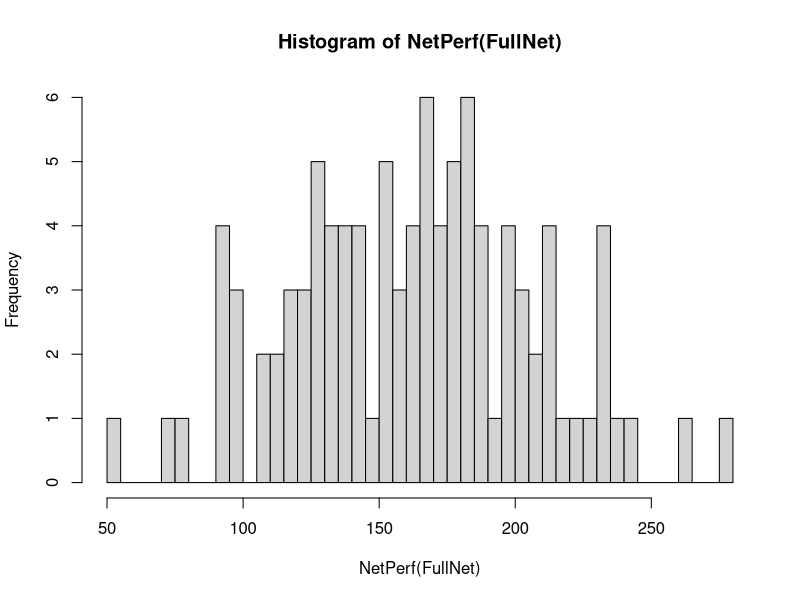
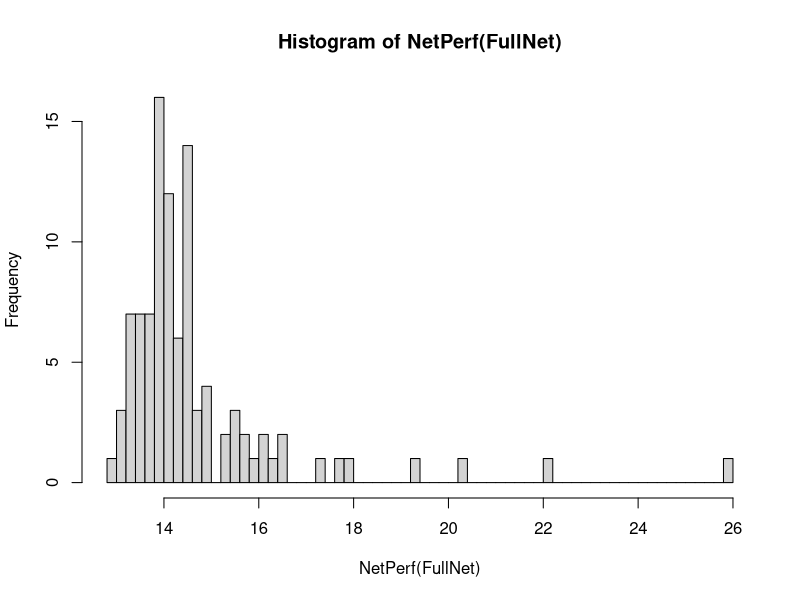
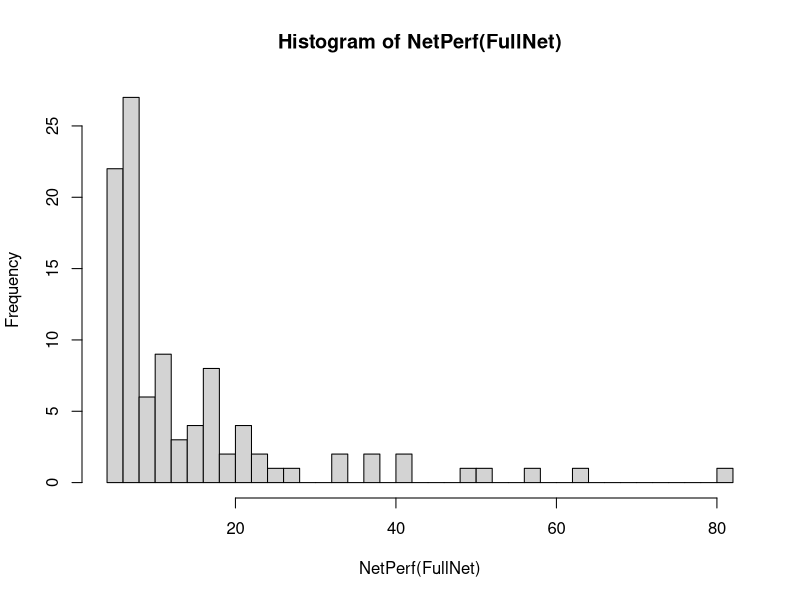

Here is the R script that generated these plots, in order: (Note: this script raises an error after producing the figures.)
########################################################################################
##
##  Particle Swarm Optimization of Neural Networks
##
##  This code is very much still in development. Many future updates are expected!
##
##  TODO:
##    - Create an efficient 'stopping' solution
##    - Efficient method of assessing progression
##    - Merge data pre-processing funcitons
##    - Convert to Object-orienting programming format
##    - Optimize!!!
##
########################################################################################

## 3 input 3 output NN
## data structure row = samples, col = var
In.Data<-matrix(0,nrow=dim(iris),ncol=4)
In.Data[,1]<-iris$Sepal.Length
In.Data[,2]<-iris$Sepal.Width
In.Data[,3]<-iris$Petal.Length
In.Data[,4]<-iris$Petal.Width
Out.Data<-matrix(0,nrow=dim(iris),ncol=3)
Out.Data[which(iris$Species=="setosa"),1]<-1
Out.Data[which(iris$Species=="versicolor"),2]<-1
Out.Data[which(iris$Species=="virginica"),3]<-1
In.Data<-scale(In.Data)

#data<-matrix(0, nrow=nSamples, ncol=nInput)
Train.split<-sample(1:nrow(In.Data),round(0.8*nrow(In.Data)),replace=F)
Test<-setdiff(1:nrow(In.Data),Train.split)
data<-In.Data[Train.split,]
data.out<-Out.Data[Train.split,]

### Find the NN with the lowest MSE
GetBest<-function(net) {
  n<-net$number
  best.MSE<-net$Best$MSE
  best.i<-net$Best$i
  for(i in 1:n) {
    if(eval(parse(text=paste("net$Net",i,"$MSE",sep="")))<best.MSE) {
      best.MSE<-eval(parse(text=paste("net$Net",i,"$MSE",sep="")))
      best.i<-i
      net$Best$i<-i
    }
  }
  print(c(best.MSE,best.i))
}

BuildNet<-function(Input,Output,nNeurons,nParticles) {
  data.append<-cbind(Input,rep(1,nrow(Input)))
  nInput<-ncol(Input)
  nOutputs<-ncol(Output)
  nNeuronsL1<-nNeurons
  nNeuronsL2<-nOutputs
  
  FullNet<-list()
  FullNet$data<-data.append
  FullNet$data.out<-Output
  FullNet$number<-nParticles
  FullNet$Best$MSE<-1E20
  FullNet$Best$i<-0
  FullNet$Best$NNL1<-matrix(0,nrow=ncol(data.append),ncol=nNeuronsL1+1)
  FullNet$Best$NNL2<-matrix(0,nrow=ncol(FullNet$Best$NNL1),ncol=nOutputs)
  for(i in 1:FullNet$number) {
    NNL1<-matrix(3*rnorm(ncol(data.append)*(nNeuronsL1+1)),nrow=ncol(data.append),ncol=nNeuronsL1+1)
    NNL1[,ncol(NNL1)]<-c(rep(0,nrow(NNL1)-1),10)
    NNL2<-matrix(3*rnorm(ncol(NNL1)*nNeuronsL2),nrow=ncol(NNL1),ncol=nNeuronsL2)
    
    vNNL1<-0.1*NNL1
    vNNL1[nrow(vNNL1),ncol(vNNL1)]<-0
    vNNL2<-0.1*NNL2
    
    NNL1.val<-data.append%*%NNL1
    NNL1.val<-tanh(NNL1.val)
    
    NNL2.val<-NNL1.val%*%NNL2
    
    output<-1/(1+exp(NNL2.val))
    
    MSE<-sum((output-data.out)^2)
    
    eval(parse(text=paste("FullNet$Net",i,"$NNL1<-NNL1",sep="")))
    eval(parse(text=paste("FullNet$Net",i,"$NNL2<-NNL2",sep="")))
    eval(parse(text=paste("FullNet$Net",i,"$MSE<-MSE",sep="")))
    
    eval(parse(text=paste("FullNet$Net",i,"$pNNL1<-NNL1",sep="")))
    eval(parse(text=paste("FullNet$Net",i,"$pNNL2<-NNL2",sep="")))
    eval(parse(text=paste("FullNet$Net",i,"$pMSE<-MSE",sep="")))
    
    eval(parse(text=paste("FullNet$Net",i,"$vNNL1<-vNNL1",sep="")))
    eval(parse(text=paste("FullNet$Net",i,"$vNNL2<-vNNL2",sep="")))
  }
  return(FullNet)
}

PrimeNet<-function(net) {
  n<-net$number
  for(i in 1:n) {
    NNL1<-matrix(3*rnorm(nrow(net$Best$NNL1)*ncol(net$Best$NNL1)),nrow=nrow(net$Best$NNL1),ncol=ncol(net$Best$NNL1))
    NNL1[,ncol(NNL1)]<-c(rep(0,nrow(NNL1)-1),10)
    NNL2<-matrix(3*rnorm(nrow(net$Best$NNL2)*ncol(net$Best$NNL2)),nrow=nrow(net$Best$NNL2),ncol=ncol(net$Best$NNL2))
    
    NNL1.val<-net$data%*%NNL1
    NNL1.val<-tanh(NNL1.val)
    
    NNL2.val<-NNL1.val%*%NNL2
    
    output<-1/(1+exp(NNL2.val))
    
    MSE<-sum((output-net$data.out)^2)
    
    eval(parse(text=paste("net$Net",i,"$NNL1<-NNL1",sep="")))
    eval(parse(text=paste("net$Net",i,"$NNL2<-NNL2",sep="")))
    eval(parse(text=paste("net$Net",i,"$MSE<-MSE",sep="")))
    
    if(MSE < eval(parse(text=paste("net$Net",i,"$pMSE",sep="")))) {
      eval(parse(text=paste("net$Net",i,"$pMSE<-MSE",sep="")))
      eval(parse(text=paste("net$Net",i,"$pNNL1<-NNL1",sep="")))
      eval(parse(text=paste("net$Net",i,"$pNNL2<-NNL2",sep="")))
    }
    
    if(MSE < net$Best$MSE) {
      net$Best$MSE<-MSE
      net$Best$NNL1<-NNL1
      net$Best$NNL2<-NNL2
      net$Best$i<-i
    }
  }
  return(net)
}

LearnNet<-function(net) {
  n<-net$number
  bNNL1<-net$Best$NNL1
  bNNL2<-net$Best$NNL2
  bMSE<-net$Best$MSE
  for(i in 1:n) {
    eval(parse(text=paste("vNNL1<-net$Net",i,"$vNNL1",sep="")))
    eval(parse(text=paste("vNNL2<-net$Net",i,"$vNNL2",sep="")))
    eval(parse(text=paste("pNNL1<-net$Net",i,"$pNNL1",sep="")))
    eval(parse(text=paste("pNNL2<-net$Net",i,"$pNNL2",sep="")))
    eval(parse(text=paste("NNL1<-net$Net",i,"$NNL1",sep="")))
    eval(parse(text=paste("NNL2<-net$Net",i,"$NNL2",sep="")))
    vNNL1<-0.7*vNNL1 + runif(1)*1.4*(bNNL1-NNL1) + runif(1)*1.4*(pNNL1-pNNL1)
    vNNL2<-0.7*vNNL2 + runif(1)*1.4*(bNNL2-NNL2) + runif(1)*1.4*(pNNL2-pNNL2)
    vNNL1[vNNL1>2]<-2
    vNNL1[vNNL1<(-2)]<-(-2)
    vNNL2[vNNL2>10]<-10
    vNNL2[vNNL2<(-10)]<-(-10)
    NNL1<-NNL1+vNNL1
    NNL2<-NNL2+vNNL2
    eval(parse(text=paste("net$Net",i,"$vNNL1<-vNNL1",sep="")))
    eval(parse(text=paste("net$Net",i,"$vNNL2<-vNNL2",sep="")))
    eval(parse(text=paste("net$Net",i,"$NNL1<-NNL1",sep="")))
    eval(parse(text=paste("net$Net",i,"$NNL2<-NNL2",sep="")))

    MSE<-EvalNet(net,i)
    eval(parse(text=paste("net$Net",i,"$MSE<-MSE",sep="")))
    
    if(MSE<eval(parse(text=paste("net$Net",i,"$pMSE",sep="")))) {
      eval(parse(text=paste("net$Net",i,"$pNNL1<-NNL1",sep="")))
      eval(parse(text=paste("net$Net",i,"$pNNL2<-NNL2",sep="")))
      eval(parse(text=paste("net$Net",i,"$pNNL2<-MSE",sep="")))  
    }
    if(MSE<bMSE) {
      net$Best$NNL1<-NNL1
      net$Best$NNL2<-NNL2
      net$Best$MSE<-MSE
    }
  }
  return(net)
}

EvalNet<-function(net,selected) {
  NNL1.val<-net$data%*%eval(parse(text=paste("net$Net",selected,"$NNL1",sep="")))
  NNL1.val<-tanh(NNL1.val)

  NNL2.val<-NNL1.val%*%eval(parse(text=paste("net$Net",selected,"$NNL2",sep="")))

  output<-1/(1+exp(NNL2.val))

  MSE<-sum((output-data.out)^2)
  return(MSE)
}

NetPerf<-function(net,selected=NULL) {
  if(is.null(selected)) {
  n<-net$number
  MSE.all<-numeric(n)
  for(i in 1:n) {
    MSE.all[i]<-eval(parse(text=paste("net$Net",i,"$MSE",sep="")))
  }
  return(MSE.all)
  } else if(is.numeric(selected)) {
    return(eval(parse(text=paste("net$Net",selected,"$MSE",sep=""))))
  }
}

NetPredict<-function(net,data.in) {
  data.append<-cbind(data.in,rep(1,nrow(data.in)))
  NNL1.val<-data.append%*%net$NNL1
  NNL1.val<-tanh(NNL1.val)
  
  NNL2.val<-NNL1.val%*%net$NNL2
  
  output<-1/(1+exp(NNL2.val))
  
  return(output)
}



##############################################################################
FullNet<-BuildNet(data,data.out,4,100)
GetBest(FullNet)
hist(NetPerf(FullNet),breaks=50)
for(i in 1:50) {
  FullNet<-LearnNet(FullNet)
}
GetBest(FullNet)
hist(NetPerf(FullNet),breaks=50)

Predicted<-NetPredict(FullNet$Net50,In.Data[Test,])
round(Predicted,1)-Out.Data[Test,]

for(i in 1:50) {
  FullNet<-PrimeNet(FullNet)
}

for(i in 1:10){
  FullNet<-LearnNet(FullNet)
}
GetBest(FullNet)
hist(NetPerf(FullNet),breaks=50)

Predicted<-NetPredict(FullNet$Net154,In.Data[Test,])
round(Predicted,1)-Out.Data[Test,]


GetBest(FullNet)
for(n in 1:3) {
  FullNet<-PrimeNet(FullNet)
  for(i in 1:50){
    FullNet<-LearnNet(FullNet)
  }
}
GetBest(FullNet)
hist(NetPerf(FullNet),breaks=50)

